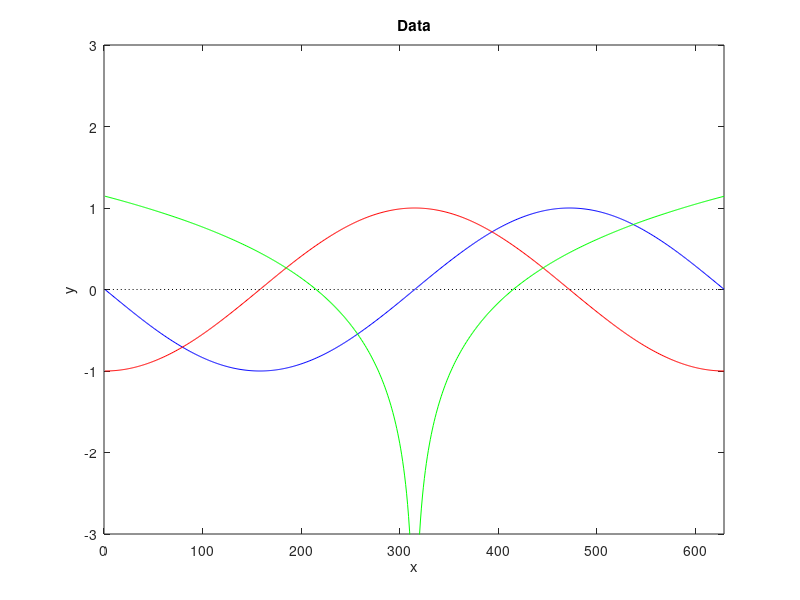
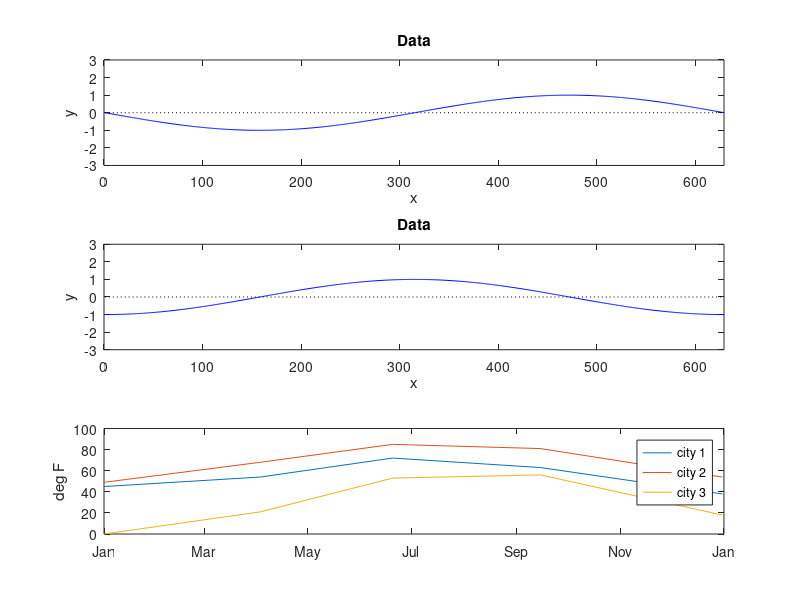

Write MATLAB code to recreate these figures, in order. (Note: this script raises an error after producing the figures.)
% COSC3000 - Computer Graphics and Data Visualisation
%
% Prac week 1
% Univariate Data Visualisation


%% PLOTS / SUBPLOTS 

clear all; 
close all;

x = -pi : 0.01: pi;
%pre-allocate space for matrix; 
data = zeros([length(x) 3]); % row columns

data(:,1) = sin(x);
data(:,2) = cos(x);
data(:,3) = log(abs(x));

figure('Color',[1 1 1]);
plot( data(:,1), '-b'); 
axis([0 length(x) -3 3]);

xlabel('x');
ylabel('y');

title('Data');
hold on; 

plot( data(:,2), '-r'); 
axis([0 length(x) -3 3]);

plot( data(:,3), '-g'); 
axis([0 length(x) -3 3]);

plot(zeros(1, length(x)), ':k'); 


hold off;

%% SUBPLOTS

figure('Color',[1 1 1]);

for i = 1:3
    %code to repeat
    subplot(3,1,i);
    plot( data(:,i), '-b'); 
    hold on;
    axis([0 length(x) -3 3]);
    plot(zeros(1, length(x)), ':k'); 
    xlabel('x');
    ylabel('y');
    title("Data");
end

hold off;
%% CELL ARRAYS 


temperature(1  ,:) = {'01-Jan-2010', [45,49,0]};

temperature(2  ,:) = {'03-Apr-2010', [54,68,21]};

temperature(3  ,:) = {'20-Jun-2010', [72,85,53]};

temperature(4  ,:) = {'15-Sep-2010', [63,81,56]};

temperature(5  ,:) = {'31-Dec-2010', [38,54,18]};

allTemps = cell2mat(temperature(:,2));
dates = datenum(temperature(:,1), 'dd-mmm-yyyy');

plot(dates, allTemps);
datetick('x', 'mmm');
ylabel('deg F');
legend(['city 1' ; 'city 2' ; 'city 3'])


%% HOSPITAL DATA SET 

load hospital.mat

h1 = hospital(1:10, :);
h2 = hospital(:,{'LastName' 'Age' 'Sex' 'Smoker'});

hospital.AtRisk = hospital.Smoker | (hospital.Age > 40);

%Use individual variables to explore data 
boxplot(hospital.Age, hospital.Sex)
h3 = hospital(hospital.Age < 30, {'LastName' 'Age' 'Sex' 'Smoker'} );

%Sort the observations based on two vars 
h4 = sortrows(hospital, {'LastName' 'Age' 'Sex' 'Smoker'});

%Draw bar chart for number of variables 

vars= {'Age', 'Weight'}

for i = 1: length(vars)
    variable = char(vars(i))
    data = hospital.( variable ) 
    figure;
    bar(data);
    title(vars(i));
end 


% 

%% SETUP; 
close all
clear all

% load the flu sample data set
data = load( 'flu.mat' );

%% HISTOGRAM
% draw a histogram
figure( 'Color', [1 1 1] );
data = load( 'flu.mat' );
histogram(data.flu.NE);


%% QUANTILE PLOT
% draw a quantile plot
figure( 'Color', [1 1 1] );
data = load( 'flu.mat' );
qqplot(data.flu.MidAtl);


%% Q-Q PLOT
% draw a q-q plot to compare, for example, MidAtl with SAtl
figure( 'Color', [1 1 1] );
ret = qqplot(data.flu.MidAtl);
hold on; 
ret = qqplot(data.flu.SAtl);




%% TUKEY MEAN DIFFERENCE PLOT
% draw a mean difference plot to compare, for example, NE with WSCentral
figure( 'Color', [1 1 1] );



%% HEATMAP
% draw a heatmap

cdata = data.flu.MidAtl;
h = heatmap(cdata);


%% BAR CHARTS
% draw a bar chart
figure( 'Color', [1 1 1] )

subplot(2,1,1);
bar(data.flu.NE);

subplot(2,1,2);
barh(data.flu.MidAtl);


%% STAIRSTEP PLOT
% draw a stairstep plot using the stairs function
figure( 'Color', [1 1 1] );

stairs(data.flu.MidAtl);



%% STEM PLOT
% draw a stem plot using the stem function
figure( 'Color', [1 1 1] );
stem(data.flu.MidAtl);



%% SPARKLINE
% draw a series of sparklines using the subplot and plot functions
figure( 'Color', [1 1 1] );



%% TRENDLINE
% draw a trendline, in this case a moving average of 3 points, on top of
% sparklines, using the tsmovavg function
figure( 'Color', [1 1 1] );



%% STREAMGRAPH
% draw a series of streamgraphs, ensuring to half the values and plot both
% the values and their inverse
figure( 'Color', [1 1 1] );



%% JITTER PLOT
% draw a series of jitter plots using scatter instead of plot
figure( 'Color', [1 1 1] );



%% BOX PLOT
% draw a series of box plots using boxplot instead of plot
figure( 'Color', [1 1 1] );
